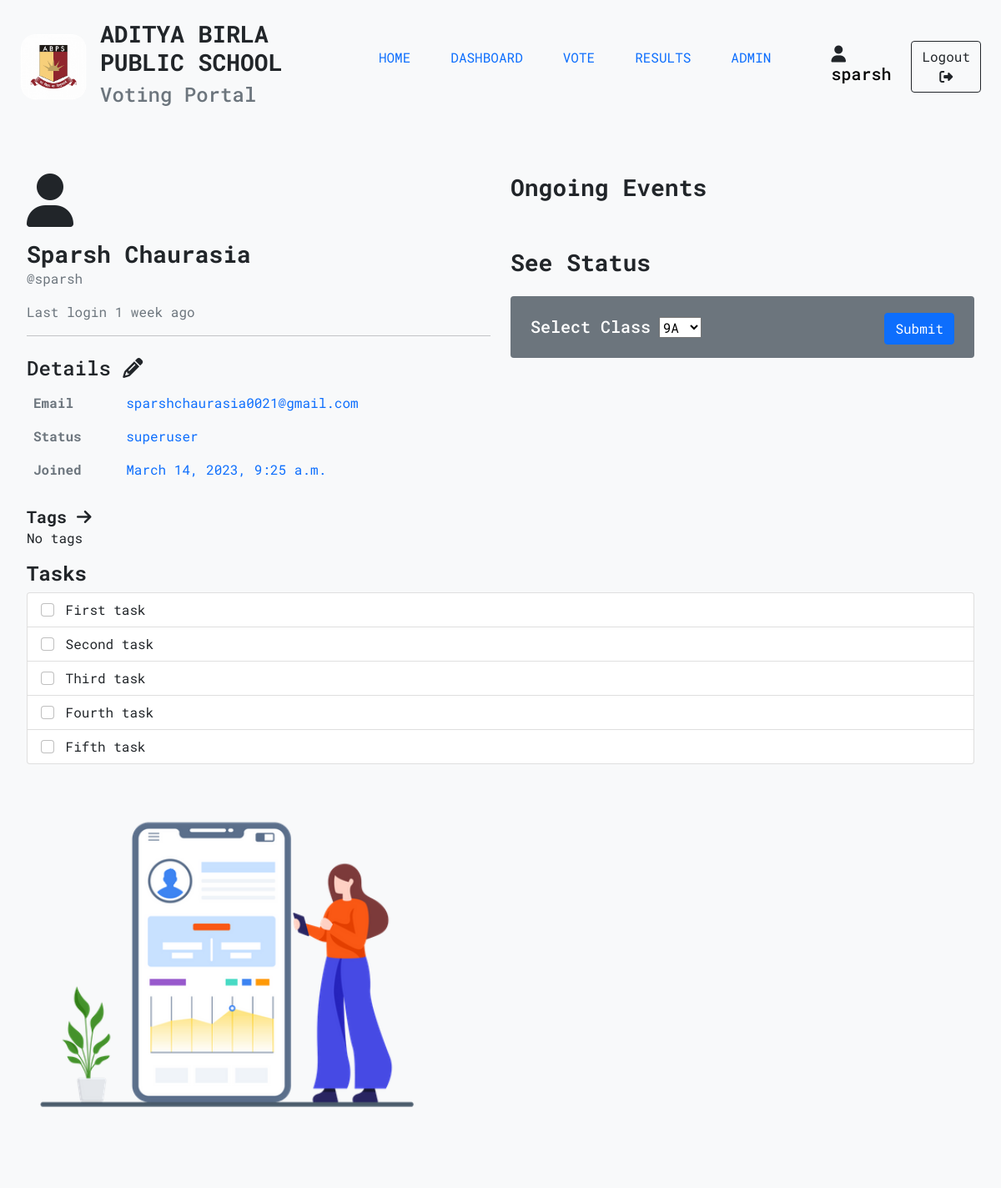
/dashboard (signed in), run on an earlier commit of the app's database.
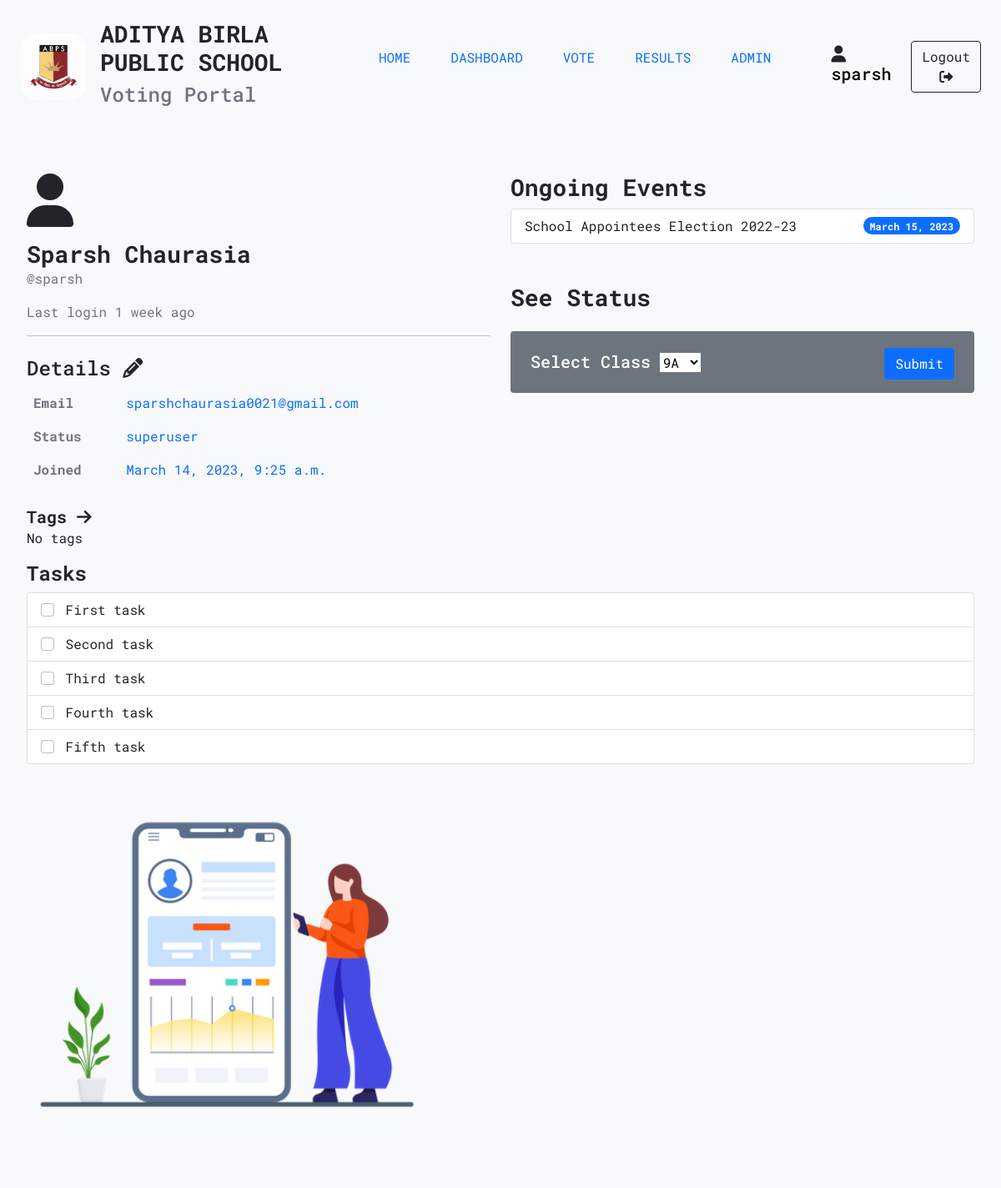
And on a later commit of the database.
### apps/vote/models.py (models this page shows, shortened)
class Event(models.Model):
    EventID = models.AutoField(primary_key=True)
    Date = models.DateField()
    EventName = models.TextField()

### apps/vote/views.py (the view)
# urls.py: path("dashboard", dashboard),
@login_required(login_url="/login")
def dashboard(request):
    s_class = None
    s_total = None
    s_voted = None
    s_not_voted = None
    if request.method == "POST":
        s_class = request.POST.get("class")
        students = Student.objects.filter(Class=s_class)
        s_total = students.count()
        s_voted = students.filter(Voted=True).count()
        s_not_voted = students.filter(Voted=False).count()
    events = Event.objects.all()
    params = {
        "events": events,
        "class": s_class,
        "total": s_total,
        "voted": s_voted,
        "not_voted": s_not_voted
    }
    return render(request, "dashboard.html", params)

### templates/dashboard.html (shortened to what this page needs)
{% extends 'bases/base.html' %}
{% load humanize %}
{% load static %}
{% block content %}
<div class="page">
    <div class="conatainer">
        <div class="row">
            <div class="col">
                <div>
                    <i class="fa-solid fa-user fa-4x"></i>
                    <p class="mt-3 h3 fw-bold mb-0">{{request.user.get_full_name}}</p>
                    <p class="text-muted">@{{ user }}</p>
                    <p class="text-muted">Last login {{ user.last_login|naturaltime }}</p>
                </div>
                <hr>
                <div class="mt-4">
                    <p class="h4">Details <i class="fa-solid fa-pencil"></i></p>
                    <table class="table table-borderless">
                        <tbody>
                            <tr>
                                <th class="text-muted">Email</th>
                                <td class="text-primary">{{ user.email }}</td>
                            </tr>
                            <tr>
                                <th class="text-muted">Status</th>
                                <td class="text-primary">
                                    {% if user.is_superuser %}
                                        <span>superuser</span>
                                    {% elif user.is_admin %}
                                        <span>admin</span>
                                    {% else %}
                                        <span>user</span>
                                    {% endif %}
                                </td>
                            </tr>
                            <tr>
                                <th class="text-muted">Joined</th>
                                <td class="text-primary">{{ user.date_joined }}</td>
                            </tr>
                        </tbody>
                    </table>
                </div>
                <div class="mt-4">
                    <span class="fw-bold h5">Tags <i class="fa-solid fa-arrow-right"></i></span>
                    <p>
                        {% if user.groups.all  %}
                        {% for g in user.groups.all %}
                        <span>{{ g }}</span>
                        {% endfor %}
                        {% else %}
                        <span>No tags</span>
                        {% endif %}
                    </p>
                </div>
            </div>
            <div class="col-6">
                <div>
                    <p class="h3 fw-bold">Ongoing Events</p>
                    <div class="list-group">
                        {% for event in events %}
                            <a href="/{{ event.EventName }}" target="_blank" class="list-group-item list-group-item-action d-flex justify-content-between align-items-center" aria-current="true">
                              <span>{{ event.EventName }}</span>
                              <span class="badge bg-primary rounded-pill">{{ event.Date }}</span>
                            </a>
                        {% endfor %}
                    </div>
                </div>
                <div class="mt-5">
                    <p class="h3 fw-bold">See Status</p>
                    <form action="/dashboard" method="post" class="mt-4 px-4 py-3 w-100 d-flex justify-content-between align-items-center bg-secondary text-white rounded ronded-3">
                        <div>
                            <label for="class" class="h5 my-0">Select Class</label>
                            <select name="class" id="class">
                                <option value="9A">9A</option>
                            </select>
                        </div>
                        <div class="mt-1">
                            <button class="btn btn-primary">Submit</button>
                        </div>
                    </form>
                </div>
            </div>
            <div class="col">
                <div>
                    <p class="h4 fw-bold">Tasks</p>
                    <div class="list-group">
                        <label class="list-group-item">
                            <input class="form-check-input me-1" type="checkbox" value="">
                            First task
                        </label>
                        <label class="list-group-item">
                            <input class="form-check-input me-1" type="checkbox" value="">
                            Second task
                        </label>
                        <label class="list-group-item">
                            <input class="form-check-input me-1" type="checkbox" value="">
                            Third task
                        </label>
                        <label class="list-group-item">
                            <input class="form-check-input me-1" type="checkbox" value="">
                            Fourth task
                        </label>
                        <label class="list-group-item">
                            <input class="form-check-input me-1" type="checkbox" value="">
                            Fifth task
                        </label>
                    </div>
                </div>
                <img src="{% static 'images/pro1.png' %}" alt="placeholder image" style="width: 30rem; height: auto;">
            </div>
        </div>
</div>
{% endblock content %}

### templates/bases/base.html (shortened to what this page needs)
{% load static %}
<!DOCTYPE html>
<html lang="en">
<head>
    <link rel="stylesheet" href="https://cdnjs.cloudflare.com/ajax/libs/font-awesome/6.2.1/css/all.min.css" />
    <link rel="stylesheet" href="{% static 'css/global.css' %}">
    <link href="https://cdn.jsdelivr.net/npm/bootstrap@5.0.2/dist/css/bootstrap.min.css" rel="stylesheet">
</head>
<header>
    {% include 'includes/navbar.html' %}
</header>
<body style="font-family: 'Roboto Mono', monospace; background-color:#F8F9FA;">
    {% block content %}{% endblock content %}
</body>
</html>

### templates/includes/navbar.html
{% load static %}
<nav class="navbar navbar-expand-lg bg-light my-3">
  <div class="container-fluid px-4">
    <div class="d-flex align-items-center me-100%">
      <img src="{% static 'images/logo(2).png' %}" alt="logo" srcset="" style="height: 5rem; max-width: 100%;">
      <div class="mx-3">
        <h3 class="fw-bold">ADITYA BIRLA PUBLIC SCHOOL</h3>
        <h4 class="text-muted">Voting Portal</h4>
      </div>
    </div>
    <div class="d-flex align-item-center justify-content-end" id="navbarSupportedContent">
      <ul class="navbar-nav me-4 mb-2 mb-lg-0">
        <li class="nav-item mx-3">
          <a class="nav-link active" aria-current="page" href="/">HOME</a>
        </li>
        <li class="nav-item mx-3">
          <a class="nav-link" href="/dashboard">DASHBOARD</a>
        </li>
        <li class="nav-item mx-3">
          <a class="nav-link active" aria-current="page" href="/vote">VOTE</a>
        </li>
        <li class="nav-item mx-3">
          <a class="nav-link" href="/results">RESULTS</a>
        </li>
        <li class="nav-item mx-3">
          <a class="nav-link" href="/admin/">ADMIN</a>
        </li>
      </ul>
      <div class="user-name d-flex mx-4 my-auto">
        <h5><i class="fa-solid fa-user"></i> <a href="#", style="text-decoration: none; color: black;">{{ user }}</a></h5>
      </div>
      <a href="{% url 'logout' %}" class="btn btn-outline-dark">Logout <i class="fa-solid fa-right-from-bracket"></i></a>
    </div>
  </div>
</nav>

### static/css/global.css (style rules this page uses)
.page { padding: 3rem 2rem; }

What changed in the data, as far as the page shows it:
added Event: EventName "School Appointees Election 2022-23", Date "March 15, 2023"
